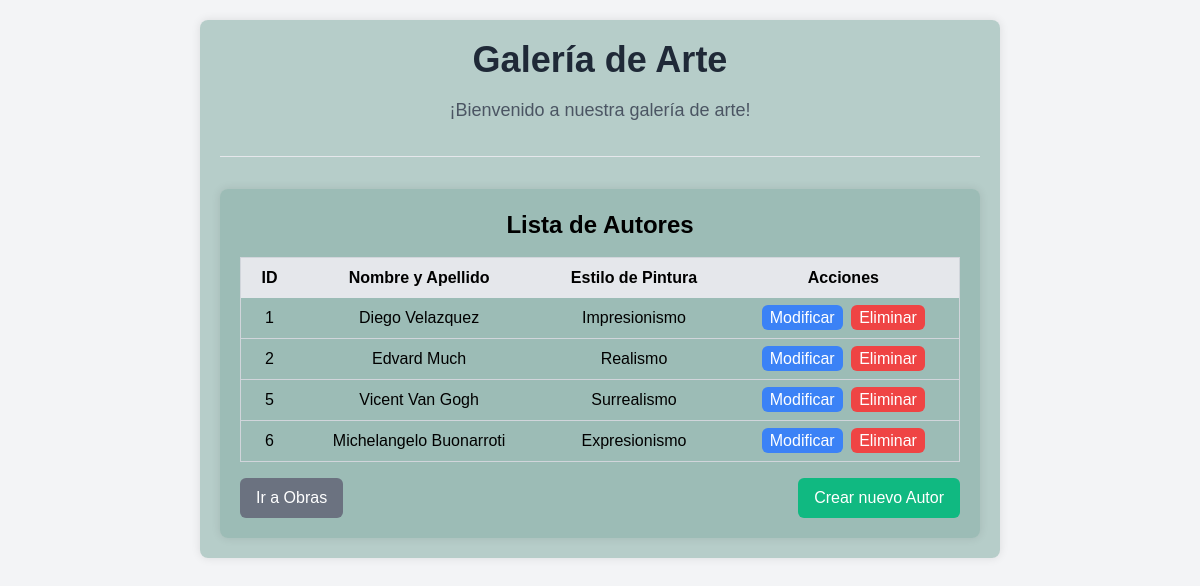
/autor/, run on the app's committed database.
### myapp/models.py (models this page shows)
class Autor(models.Model):
    Nombre = models.CharField('Nombre del autor', max_length = 30, null = False, blank = False)
    Apellido = models.CharField('Apellido del autor', max_length = 30, null = False, blank = False)
    Pintura = models.CharField('Estilo de pintura', max_length=50, null = False, blank = False)
    class Meta:
        db_table = "autores"
    def __str__(self):
        return self.Nombre + ' ' + self.Apellido

### myapp/views.py (the view)
# urls.py: path('autor/', autor_lista, name="Lista_Autores"),
def autor_lista(request):
    autores = Autor.objects.all()
    for i in autores:
        print(i)
        return render (request, 'autor/lista_autor.html', {
            'autores': autores
        })

### myapp/templates/autor/lista_autor.html
{% extends 'base.html' %}
{% block content %}
<div class="container mx-auto px-4 py-8">
    <h2 class="text-2xl font-bold text-center mb-4">Lista de Autores</h2>
    <div class="overflow-x-auto">
        <table class="table-auto w-full border-collapse border border-gray-300">
            <thead>
                <tr class="bg-gray-200">
                    <th class="py-2 px-4 text-center font-semibold">ID</th>
                    <th class="py-2 px-4 text-center font-semibold">Nombre y Apellido</th>
                    <th class="py-2 px-4 text-center font-semibold">Estilo de Pintura</th>
                    <th class="py-2 px-4 text-center font-semibold">Acciones</th>
                </tr>
            </thead>
            <tbody>
                {% for autor in autores %}
                <tr class="border-b border-gray-300">
                    <td class="py-2 px-4 text-center">{{ autor.id }}</td>
                    <td class="py-2 px-4 text-center">{{ autor.Nombre }} {{ autor.Apellido }}</td>
                    <td class="py-2 px-4 text-center">{{ autor.Pintura }}</td>
                    <td class="py-2 px-4 text-center">
                        <a href="{% url 'Modificar_Autor' autor.id %}" class="bg-blue-500 hover:bg-blue-600 text-white py-1 px-2 rounded-md">Modificar</a>
                        <a href="{% url 'Eliminar_Autor' autor.id %}" class="bg-red-500 hover:bg-red-600 text-white py-1 px-2 rounded-md ml-1">Eliminar</a>
                    </td>
                </tr>
                {% empty %}
                <tr>
                    <td class="py-2 px-4 text-center" colspan="4">No hay autores para mostrar.</td>
                </tr>
                {% endfor %}
            </tbody>
        </table>
    </div>
    <div class="text-center mt-4">
        <div class="flex justify-between items-center">
            <a href="{% url 'Lista_Obras' %}" class="bg-gray-500 hover:bg-gray-600 text-white py-2 px-4 rounded-md">Ir a Obras</a>
          <a href="{% url 'Crear_Autor' %}" class=" bg-green-500 hover:bg-green-600 text-white py-2 px-4 rounded-md">Crear nuevo Autor</a>
        </div>
      </div>
    </div>
{% endblock %}

### myapp/templates/base.html (shortened to what this page needs)
<!DOCTYPE html>
<html lang="en">
<head>
    <link href="https://cdn.jsdelivr.net/npm/tailwindcss@2.2.19/dist/tailwind.min.css" rel="stylesheet">
</head>
<body class="bg-gray-100">
    <div class="container mx-auto px-4 py-8">
        <h1 class="text-4xl font-bold text-center text-gray-800 mb-4">Galería de Arte</h1>
        <p class="text-lg text-center text-gray-600 mb-4">¡Bienvenido a nuestra galería de arte!</p>
        <hr class="my-8">
        {% block content %}
        {% endblock %}
    </div>
</body>
</html>

### myapp/templates/base.html (style rules this page uses)
body { font-family: Arial, sans-serif; background-color: #f2f2f2; margin: 0; padding: 20px; }
.container { max-width: 800px; margin: 0 auto; background-color: #8bb0a892; padding: 20px; border-radius: 8px; box-shadow: 0 0 10px rgba(0,0,0,0.1); }

### data on the page
Autor: id "1", Nombre "Diego", Apellido "Velazquez", Pintura "Impresionismo"
Autor: id "2", Nombre "Edvard", Apellido "Much", Pintura "Realismo"
Autor: id "5", Nombre "Vicent", Apellido "Van Gogh", Pintura "Surrealismo"
Autor: id "6", Nombre "Michelangelo", Apellido "Buonarroti", Pintura "Expresionismo"
